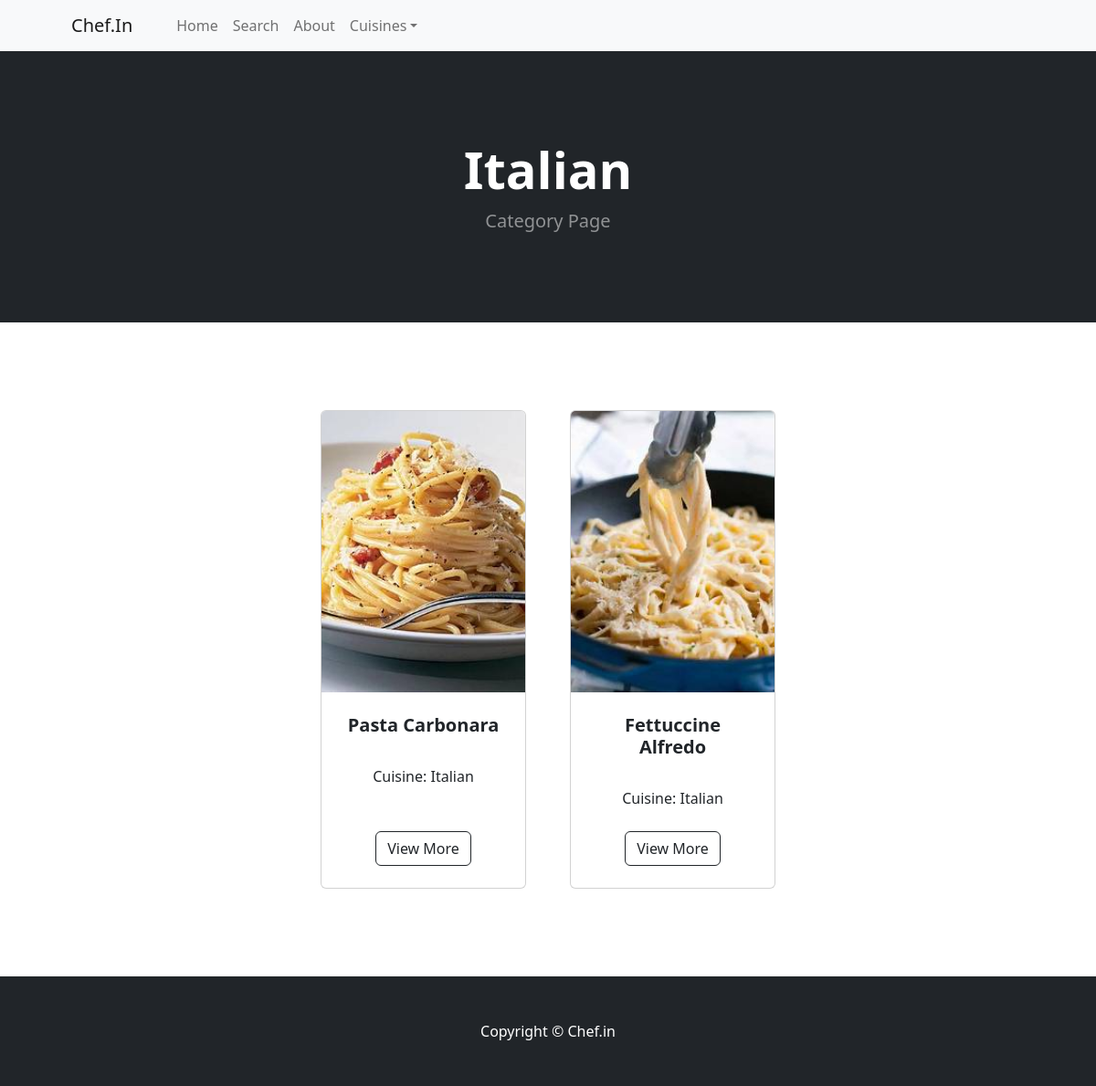
Page /category/Italian on the committed database.
### cheff/models.py (models this page shows, shortened)
class Category(models.Model):
    name = models.CharField(max_length=50)
    def __str__(self):
        return self.name
    class Meta:
        verbose_name_plural = 'categories'  # Correct pluralization for admin interface

class Recipies(models.Model):
    name = models.CharField(max_length=50)
    category = models.ForeignKey(Category, on_delete=models.CASCADE, default=1)
    description = models.CharField(max_length=1000, default='', blank=True, null=True)
    image = models.ImageField(upload_to='uploads/product')
    ingredients = models.TextField(default='', blank=True, null=True)  # Multiline field for ingredients
    instructions = models.TextField(default='', blank=True, null=True)  # Multiline field for instructions
    class Meta:
        verbose_name_plural = 'recipies'  # Correct pluralization for admin interface

### cheff/views.py (the view)
# urls.py: path('category/<str:ggg>', views.category, name='category'),
def category(request, ggg):
    try:
        category = Category.objects.get(name=ggg)
        recipies = Recipies.objects.filter(category=category)
        return render(request, 'category.html', {'recipies': recipies, 'category': category})
    except ObjectDoesNotExist:
        messages.error(request, "That category doesn't exist")
        logging.error(f"Category '{ggg}' does not exist.")
        return redirect('home')

### cheff/templates/category.html
{% extends 'base.html' %}
{% block content %}
<header class="bg-dark py-5">
    <div class="container px-4 px-lg-5 my-5">
        <div class="text-center text-white">
            <h1 class="display-4 fw-bolder">{{ category }}</h1>
            <p class="lead fw-normal text-white-50 mb-0">Category Page</p>
        </div>
    </div>
</header>
<section class="py-5">
    <div class="container px-4 px-lg-5 mt-5">
        <div class="row gx-4 gx-lg-5 row-cols-2 row-cols-md-3 row-cols-xl-4 justify-content-center">
            {% for recipy in recipies %}
            <div class="col mb-5">
                <div class="card h-100">
                    <img class="card-img-top" src="{{ recipy.image.url }}" alt="..." />
                    <div class="card-body p-4">
                        <div class="text-center">
                            <h5 class="fw-bolder">{{ recipy.name }}</h5>
                            <br />
                            Cuisine: {{ recipy.category }}
                        </div>
                    </div>
                    <div class="card-footer p-4 pt-0 border-top-0 bg-transparent">
                        <div class="text-center"><a class="btn btn-outline-dark mt-auto" href="{% url 'recipy_detail' recipy.id %}">View More</a></div>
                    </div>
                </div>
            </div>
            {% endfor %}
        </div>
    </div>
</section>
{% endblock %}

### rows in the picture
Category: name "Italian"
Recipies: image (picture), name "Pasta Carbonara", category "Italian"
Recipies: image (picture), name "Fettuccine Alfredo", category "Italian"
